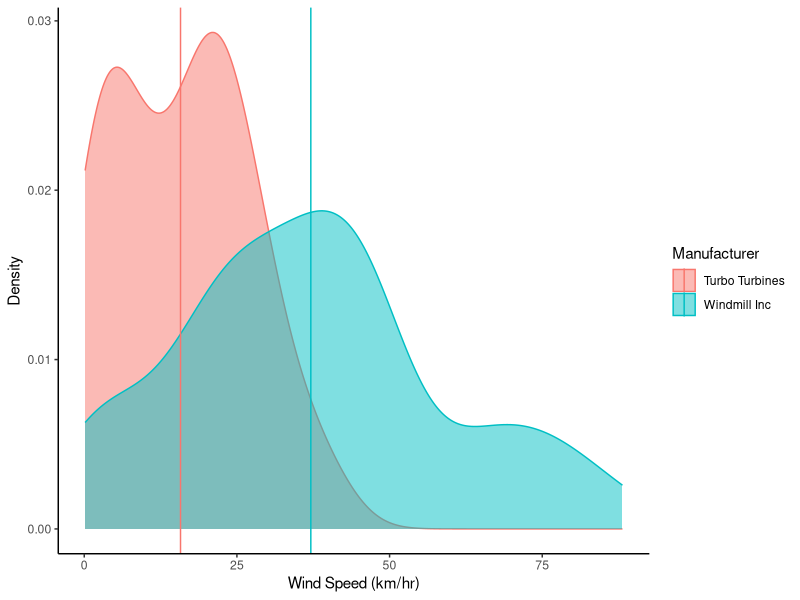
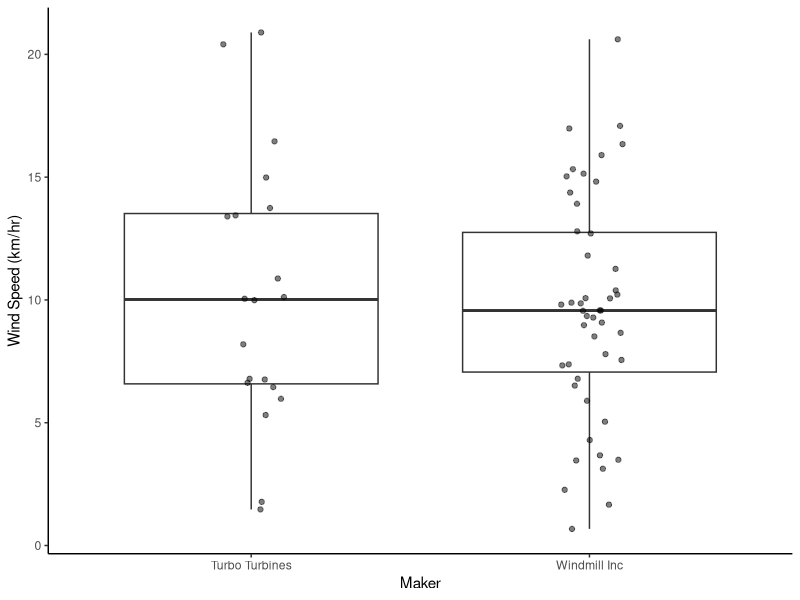

Reproduce these figures in R, in order.
## ---- chunk 1
knitr::opts_chunk$set(echo = TRUE)
## ---- chunk 2
library(tidyverse)
turbines <- read_csv("wind_turbines.csv")
## ---- chunk 3
    # optional; only if you want space for coding
## ---- chunk 4
turbine_summary <- turbines %>% 
  group_by(manufacturer) %>% 
  summarise(mean_wind_speed = mean(wind_speed),
            mean_power = mean(power_output))
turbine_summary
## ---- chunk 5
ggplot(turbines, aes(power_output, color = manufacturer, fill = manufacturer)) +
  geom_density(alpha = 0.5) +
  geom_vline(data = turbine_summary, aes(xintercept = mean_power, color = manufacturer)) +
  labs(x = "Wind Speed (km/hr)",
       y = "Density",
       color = "Manufacturer",
       fill = "Manufacturer") +
  theme_classic()
## ---- chunk 6
ggplot(turbines, aes(manufacturer, wind_speed)) +
  geom_boxplot() +
  geom_jitter(width = 0.1, alpha = 0.5) +
  labs(x = "Maker",
       y = "Wind Speed (km/hr)") +
  theme_classic()
## ---- chunk 7
t.test(data = turbines, power_output ~ manufacturer)
## ---- chunk 8
t.test(data = turbines, wind_speed ~ manufacturer)
